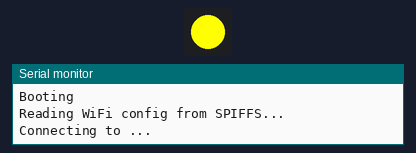
A sketch run on a simulated ESP8266 (NodeMCU). Parts: 1 RGB LEDs in strip order, left to right, the last lines printed to the serial monitor. WiFi joins after 1.5 s; servers stay silent unless stated; uploads are accepted with an empty reply; storage starts empty.

Above: at 0.1 s.
At 1.98 s:
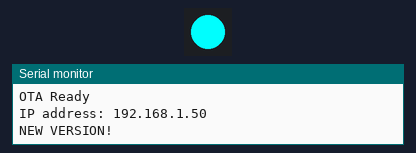
At 3.1 s:
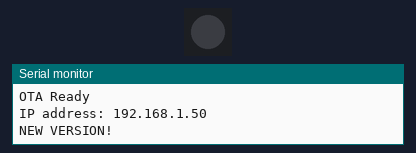
Timing chart, 0 to 4.6 s (numbered marks = the images above):
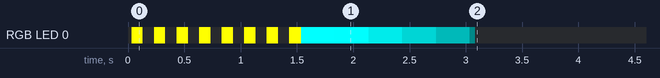

Measured:
- by itself, RGB LED 0: off → RGB(255, 255, 0) at 0.04 s, → off 0.10 s later, → RGB(255, 255, 0) 0.10 s later, → off 0.10 s later, … (22 changes in this stretch)

The sketch:

fleet.ino
```cpp
#include <ESP8266WiFi.h>
#include <ESP8266mDNS.h>
#include <WiFiUdp.h>
#include <ArduinoOTA.h>
#include "FastLED.h"
#include <Ticker.h>
#include "FS.h"
#include <ArduinoJson.h>
#include <ESP8266httpUpdate.h>

String firmware_version = "0.0.2";

String vendor_id = "1234";
String product_id = "5678";
String chip_id = "123456_7890";

char* api_host = "api.espfleet.com";
String api_url = "/v1/check_in/" + vendor_id + "/" + product_id + "/" + chip_id + "/" + firmware_version;

const byte statusPin = 4;
Ticker blinker;
Ticker fadeout;
volatile byte blinkState = 1;
CRGB statusColor = (0, 0, 0);

CRGB statusLED[1];

void blinkToggle() {
  blinkState = !blinkState;
  if (blinkState == 1) {
    statusLED[0] = statusColor;
  }
  else {
    statusLED[0] = CRGB(0, 0, 0);
  }
  FastLED.show();
}

void fade() {
  byte red = statusLED[0].r;
  byte grn = statusLED[0].g;
  byte blu = statusLED[0].b;
  if (red > 0) {
    red--;
  }
  if (grn > 0) {
    grn--;
  }
  if (blu > 0) {
    blu--;
  }
  statusLED[0] = CRGB(red, grn, blu);
  FastLED.show();
  if (red == 0 && grn == 0 && blu == 0) {
    fadeout.detach();
  }
}

void statusFadeOut() {
  blinker.detach();
  fadeout.attach_ms(5, fade);
}

void statusWrite(byte r, byte g, byte b, uint16_t blinkSpeed = 0) {
  statusLED[0] = CRGB(r, g, b);
  statusColor = CRGB(r, g, b);
  FastLED.show();
  if (blinkSpeed == 0) {
    FastLED.setBrightness(255);
    blinker.detach();
  }
  else {
    blinker.attach_ms(blinkSpeed, blinkToggle);
  }
}

void fleetCheck(char* host, String url) {
  Serial.print("Connecting to "); Serial.println(host);

  // Make connection
  WiFiClient client;
  const int httpPort = 80;
  if (!client.connect(host, httpPort)) {
    Serial.println("connection failed");
    return;
  }

  // Make request
  Serial.print("Requesting URL: ");
  Serial.println(url);
  client.print(String("GET ") + url + " HTTP/1.1\r\n" +
               "Host: " + host + "\r\n" +
               "Connection: close\r\n\r\n");
  delay(10);

  String output = "";
  Serial.println("Respond:");

  bool skip = true;
  while (client.available()) {
    String line;
    line = client.readStringUntil('\n');
    if (line == "\r") { // Used to discard HTTP GET headers
      skip = false;
    }
    if (skip == false) {
      output += line;
      Serial.println(line);
    }
  }
  Serial.println("Closing connection.");

  StaticJsonBuffer<400> jsonBuffer;
  JsonObject& root = jsonBuffer.parseObject(output);

  if (!root.success()) {
    Serial.println("parseObject() failed");
    return;
  }
  else {
    const char* update_status = root["status"];
    const char* binary_host = root["binary_host"];
    const char* binary_latest = root["binary_latest"];
    if (String(update_status) != String("good")) {
      Serial.println("UPDATE NEEDED ------------!");
      t_httpUpdate_return ret = ESPhttpUpdate.update(binary_latest);
      switch (ret) {
        case HTTP_UPDATE_FAILED:
          Serial.printf("HTTP_UPDATE_FAILD Error (%d): %s", ESPhttpUpdate.getLastError(), ESPhttpUpdate.getLastErrorString().c_str());
          break;
        case HTTP_UPDATE_NO_UPDATES:
          Serial.println("[update] Update no Update.");
          break;
        case HTTP_UPDATE_OK:
          Serial.println("[update] Update ok."); // may not called we reboot the ESP
          break;
      }
    }
  }
}

void fleetConnect() {
  Serial.println("Booting");
  FastLED.addLeds<NEOPIXEL, statusPin>(statusLED, 1);
  statusWrite(255, 255, 0, 200);

  SPIFFS.begin();
  File f;
  char ssidBuf[64];
  char passBuf[64];
  Serial.println("Reading WiFi config from SPIFFS...");
  f = SPIFFS.open("/ssid.txt", "r");
  String ssid = f.readStringUntil('\n');
  ssid.toCharArray(ssidBuf, 64);
  f = SPIFFS.open("/pass.txt", "r");
  String pass = f.readStringUntil('\n');
  pass.toCharArray(passBuf, 64);

  statusWrite(255, 255, 0, 100);
  WiFi.mode(WIFI_STA);
  WiFi.begin(ssidBuf, passBuf);
  Serial.println("Connecting to " + ssid + "...");
  while (WiFi.waitForConnectResult() != WL_CONNECTED) {
    statusWrite(255, 0, 0);
    Serial.println("Connection Failed! Rebooting...");
    delay(3000);
    ESP.restart();
  }
  statusWrite(0, 255, 255, 100);
  fleetCheck(api_host, api_url);
  statusWrite(0, 255, 255);
  statusFadeOut();
  otaSetup();
}

void otaSetup() {
  ArduinoOTA.onStart([]() {
    Serial.println("Start");
  });
  ArduinoOTA.onEnd([]() {
    Serial.println("\nEnd");
  });
  ArduinoOTA.onProgress([](unsigned int progress, unsigned int total) {
    Serial.printf("Progress: %u%%\r", (progress / (total / 100)));
  });
  ArduinoOTA.onError([](ota_error_t error) {
    Serial.printf("Error[%u]: ", error);
    if (error == OTA_AUTH_ERROR) Serial.println("Auth Failed");
    else if (error == OTA_BEGIN_ERROR) Serial.println("Begin Failed");
    else if (error == OTA_CONNECT_ERROR) Serial.println("Connect Failed");
    else if (error == OTA_RECEIVE_ERROR) Serial.println("Receive Failed");
    else if (error == OTA_END_ERROR) Serial.println("End Failed");
  });
  ArduinoOTA.begin();
  Serial.println("OTA Ready");
  Serial.print("IP address: ");
  Serial.println(WiFi.localIP());
}

void setup() {
  Serial.begin(115200);
  Serial.setDebugOutput(true);
  fleetConnect();
  Serial.println("NEW VERSION!");
}

void loop() {
  if (millis() % 5000 == 0) {
    fleetCheck(api_host, api_url);
  }
  ArduinoOTA.handle();
}
```
